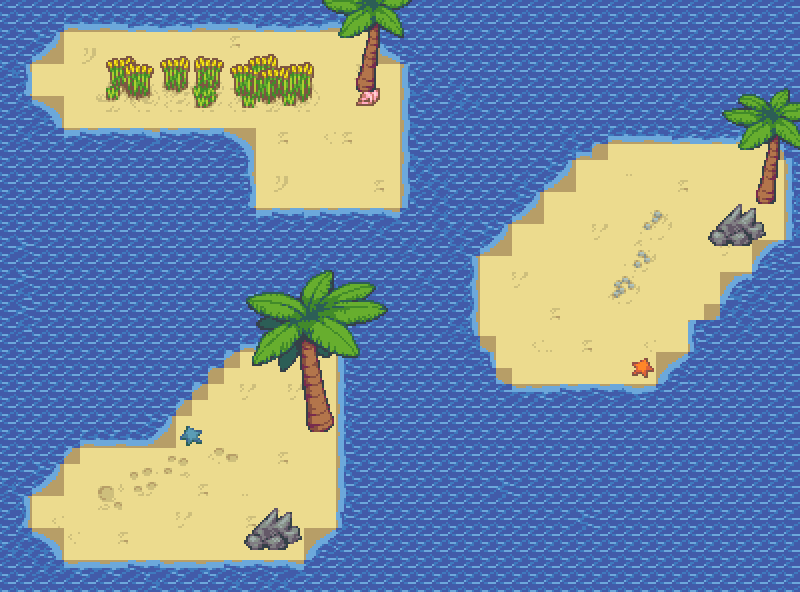

A 2D game scene composited from a Tiled map and its tileset images. What follows is a short description and the map's XML, with each tile layer's data collapsed to a summary:
An orthogonal 50x37 tile map with 16x16 px tiles, 3 tile layers (Tile Layer 1, Tile Layer 2, Tile Layer 3) and 25 objects.

<map version="1.0" tiledversion="1.1.5" orientation="orthogonal" renderorder="right-down" width="50" height="37" tilewidth="16" tileheight="16" infinite="0" nextobjectid="236">
 <tileset firstgid="1" source="beach.tsx" />
 <layer name="Tile Layer 1" width="50" height="37">
  <data>[1850 cells, 1850 non-empty, 73 distinct tile ids]</data>
 </layer>
 <layer name="Tile Layer 2" width="50" height="37">
  <data>[1850 cells, 1552 non-empty, 146 distinct tile ids]</data>
 </layer>
 <layer name="Tile Layer 3" width="50" height="37">
  <data>[1850 cells, 206 non-empty, 154 distinct tile ids]</data>
 </layer>
 <objectgroup name="cats">
  <object id="210" x="740.667" y="193.333" />
  <object id="211" x="274.667" y="412" />
  <object id="212" x="96" y="82" />
 </objectgroup>
 <objectgroup name="coins">
  <object id="221" x="136.667" y="509.333" />
  <object id="222" x="178.667" y="508.667" />
  <object id="223" x="225.333" y="509.333" />
  <object id="224" x="577.333" y="318" />
  <object id="225" x="578" y="286" />
  <object id="226" x="578.667" y="244.667" />
  <object id="227" x="320.667" y="123.333" />
  <object id="228" x="320.667" y="84.6667" />
  <object id="229" x="279.333" y="88" />
 </objectgroup>
 <objectgroup name="thwompers">
  <object id="230" x="272.667" y="458" />
 </objectgroup>
 <objectgroup name="yarn_balls" visible="0" />
 <objectgroup name="portals">
  <object id="213" x="322" y="180" />
  <object id="219" x="576" y="354.667" />
  <object id="220" x="76" y="512" />
 </objectgroup>
 <objectgroup name="zone 1">
  <object id="233" x="405.333" y="214.667">
   <polygon points="0,0 -154.667,-1.33333 -165.333,-72 -349.333,-77.3333 -382,-138 -342,-192.667 -30,-190.667 3.33333,-152.667" />
  </object>
  <object id="234" x="473.333" y="253.333">
   <polygon points="0,0 118.667,-118 324,-118.667 321.333,-12.6667 184,142 26.6667,140 0.666667,81.3333" />
  </object>
  <object id="235" x="316.667" y="571.333">
   <polygon points="0,0 33.3333,-42 33.3333,-232.667 -85.3333,-228.667 -172.667,-142.667 -242,-136 -297.333,-62 -254,3.33333" />
  </object>
 </objectgroup>
 <objectgroup name="impassable">
  <object id="214" x="314.667" y="399.333" width="14.6667" height="18.6667" />
  <object id="215" x="249.333" y="531.333" width="46.6667" height="12.6667" />
  <object id="216" x="358" y="72" width="17.3333" height="17.3333" />
  <object id="217" x="756" y="184" width="17.3333" height="13.3333" />
  <object id="218" x="714.667" y="219.333" width="47.3333" height="18" />
 </objectgroup>
 <objectgroup name="zone 2" />
 <objectgroup name="lava_bubble_bursts" />
 <objectgroup name="saw_blades">
  <object id="231" x="578.667" y="278" />
 </objectgroup>
</map>
